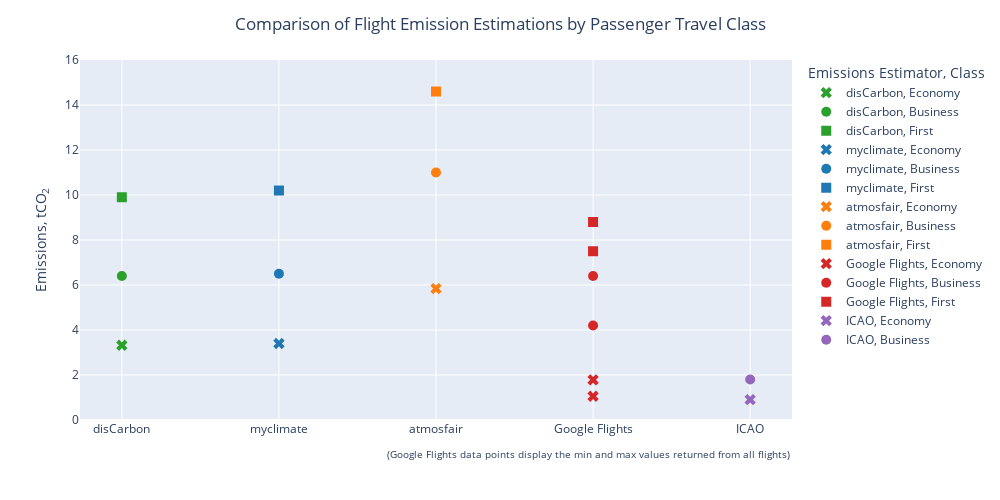

The code cell stored with this chart in its notebook:
### Code cell
fig = px.scatter(emissions_class, x="Emission Offsetter", y="Emission", 
                 color="Emission Offsetter", 
                 color_discrete_sequence=color_sequence,
                 #'green', 'blue', 'red', 'purple', 'orange'],
                 symbol="Passenger Travel Class",
                 symbol_sequence= ['x', 'circle', 'square'])
fig.update_yaxes(range=[0, 16.0])
fig.update_layout(
    title="Comparison of Flight Emission Estimations by Passenger Travel Class",
    title_x=0.5,
    yaxis_title="Emissions, tCO<sub>2</sub>",
    legend_title="Emissions Estimator, Class",
    #showlegend=False,
    height=500, width=1000
)
fig.update_traces(marker_size=10)
fig.for_each_annotation(lambda a: a.update(text=a.text.split("=")[-1]))
# Remove all xaxis_titles
for axis in fig.layout:
    if type(fig.layout[axis]) == go.layout.XAxis:
        fig.layout[axis].title.text = ''
for trace in fig['data']: 
    if(trace['name'] == 'ICAO, First'): trace['showlegend'] = False

note = '(Google Flights data points display the min and max values returned from all flights)'
fig.add_annotation(
    showarrow=False,
    text=note,
    font=dict(size=10), 
    xref='x domain',
    x=1,
    yref='y domain',
    y=-0.12
    )
fig.show()

### Figure 1 — Plotly figure (JSON) as saved in the notebook; plotly's stock layout.template omitted (floating-point values rounded to 4 significant figures)
{"data": [{"hovertemplate": "Emission Offsetter=%{x}<br>Passenger Travel Class=Economy<br>Emission=%{y}<extra></extra>", "legendgroup": "disCarbon, Economy", "marker": {"color": "#2CA02C", "size": 10, "symbol": "x"}, "mode": "markers", "name": "disCarbon, Economy", "orientation": "v", "showlegend": true, "type": "scatter", "x": ["disCarbon"], "xaxis": "x", "y": [3.322], "yaxis": "y"}, {"hovertemplate": "Emission Offsetter=%{x}<br>Passenger Travel Class=Business<br>Emission=%{y}<extra></extra>", "legendgroup": "disCarbon, Business", "marker": {"color": "#2CA02C", "size": 10, "symbol": "circle"}, "mode": "markers", "name": "disCarbon, Business", "orientation": "v", "showlegend": true, "type": "scatter", "x": ["disCarbon"], "xaxis": "x", "y": [6.4], "yaxis": "y"}, {"hovertemplate": "Emission Offsetter=%{x}<br>Passenger Travel Class=First<br>Emission=%{y}<extra></extra>", "legendgroup": "disCarbon, First", "marker": {"color": "#2CA02C", "size": 10, "symbol": "square"}, "mode": "markers", "name": "disCarbon, First", "orientation": "v", "showlegend": true, "type": "scatter", "x": ["disCarbon"], "xaxis": "x", "y": [9.9], "yaxis": "y"}, {"hovertemplate": "Emission Offsetter=%{x}<br>Passenger Travel Class=Economy<br>Emission=%{y}<extra></extra>", "legendgroup": "myclimate, Economy", "marker": {"color": "#1F77B4", "size": 10, "symbol": "x"}, "mode": "markers", "name": "myclimate, Economy", "orientation": "v", "showlegend": true, "type": "scatter", "x": ["myclimate"], "xaxis": "x", "y": [3.4], "yaxis": "y"}, {"hovertemplate": "Emission Offsetter=%{x}<br>Passenger Travel Class=Business<br>Emission=%{y}<extra></extra>", "legendgroup": "myclimate, Business", "marker": {"color": "#1F77B4", "size": 10, "symbol": "circle"}, "mode": "markers", "name": "myclimate, Business", "orientation": "v", "showlegend": true, "type": "scatter", "x": ["myclimate"], "xaxis": "x", "y": [6.5], "yaxis": "y"}, {"hovertemplate": "Emission Offsetter=%{x}<br>Passenger Travel Class=First<br>Emission=%{y}<extra></extra>", "legendgroup": "myclimate, First", "marker": {"color": "#1F77B4", "size": 10, "symbol": "square"}, "mode": "markers", "name": "myclimate, First", "orientation": "v", "showlegend": true, "type": "scatter", "x": ["myclimate"], "xaxis": "x", "y": [10.2], "yaxis": "y"}, {"hovertemplate": "Emission Offsetter=%{x}<br>Passenger Travel Class=Economy<br>Emission=%{y}<extra></extra>", "legendgroup": "atmosfair, Economy", "marker": {"color": "#FF7F0E", "size": 10, "symbol": "x"}, "mode": "markers", "name": "atmosfair, Economy", "orientation": "v", "showlegend": true, "type": "scatter", "x": ["atmosfair"], "xaxis": "x", "y": [5.84], "yaxis": "y"}, {"hovertemplate": "Emission Offsetter=%{x}<br>Passenger Travel Class=Business<br>Emission=%{y}<extra></extra>", "legendgroup": "atmosfair, Business", "marker": {"color": "#FF7F0E", "size": 10, "symbol": "circle"}, "mode": "markers", "name": "atmosfair, Business", "orientation": "v", "showlegend": true, "type": "scatter", "x": ["atmosfair"], "xaxis": "x", "y": [11], "yaxis": "y"}, {"hovertemplate": "Emission Offsetter=%{x}<br>Passenger Travel Class=First<br>Emission=%{y}<extra></extra>", "legendgroup": "atmosfair, First", "marker": {"color": "#FF7F0E", "size": 10, "symbol": "square"}, "mode": "markers", "name": "atmosfair, First", "orientation": "v", "showlegend": true, "type": "scatter", "x": ["atmosfair"], "xaxis": "x", "y": [14.6], "yaxis": "y"}, {"hovertemplate": "Emission Offsetter=%{x}<br>Passenger Travel Class=Economy<br>Emission=%{y}<extra></extra>", "legendgroup": "Google Flights, Economy", "marker": {"color": "#D62728", "size": 10, "symbol": "x"}, "mode": "markers", "name": "Google Flights, Economy", "orientation": "v", "showlegend": true, "type": "scatter", "x": ["Google Flights", "Google Flights"], "xaxis": "x", "y": [1.056, 1.786], "yaxis": "y"}, {"hovertemplate": "Emission Offsetter=%{x}<br>Passenger Travel Class=Business<br>Emission=%{y}<extra></extra>", "legendgroup": "Google Flights, Business", "marker": {"color": "#D62728", "size": 10, "symbol": "circle"}, "mode": "markers", "name": "Google Flights, Business", "orientation": "v", "showlegend": true, "type": "scatter", "x": ["Google Flights", "Google Flights"], "xaxis": "x", "y": [4.2, 6.4], "yaxis": "y"}, {"hovertemplate": "Emission Offsetter=%{x}<br>Passenger Travel Class=First<br>Emission=%{y}<extra></extra>", "legendgroup": "Google Flights, First", "marker": {"color": "#D62728", "size": 10, "symbol": "square"}, "mode": "markers", "name": "Google Flights, First", "orientation": "v", "showlegend": true, "type": "scatter", "x": ["Google Flights", "Google Flights"], "xaxis": "x", "y": [7.5, 8.8], "yaxis": "y"}, {"hovertemplate": "Emission Offsetter=%{x}<br>Passenger Travel Class=Economy<br>Emission=%{y}<extra></extra>", "legendgroup": "ICAO, Economy", "marker": {"color": "#9467BD", "size": 10, "symbol": "x"}, "mode": "markers", "name": "ICAO, Economy", "orientation": "v", "showlegend": true, "type": "scatter", "x": ["ICAO"], "xaxis": "x", "y": [0.907], "yaxis": "y"}, {"hovertemplate": "Emission Offsetter=%{x}<br>Passenger Travel Class=Business<br>Emission=%{y}<extra></extra>", "legendgroup": "ICAO, Business", "marker": {"color": "#9467BD", "size": 10, "symbol": "circle"}, "mode": "markers", "name": "ICAO, Business", "orientation": "v", "showlegend": true, "type": "scatter", "x": ["ICAO"], "xaxis": "x", "y": [1.8], "yaxis": "y"}, {"hovertemplate": "Emission Offsetter=%{x}<br>Passenger Travel Class=First<br>Emission=%{y}<extra></extra>", "legendgroup": "ICAO, First", "marker": {"color": "#9467BD", "size": 10, "symbol": "square"}, "mode": "markers", "name": "ICAO, First", "orientation": "v", "showlegend": false, "type": "scatter", "x": ["ICAO"], "xaxis": "x", "y": [null], "yaxis": "y"}], "layout": {"annotations": [{"font": {"size": 10}, "showarrow": false, "text": "(Google Flights data points display the min and max values returned from all flights)", "x": 1, "xref": "x domain", "y": -0.12, "yref": "y domain"}], "height": 500, "legend": {"title": {"text": "Emissions Estimator, Class"}, "tracegroupgap": 0}, "margin": {"t": 60}, "title": {"text": "Comparison of Flight Emission Estimations by Passenger Travel Class", "x": 0.5}, "width": 1000, "xaxis": {"anchor": "y", "categoryarray": ["disCarbon", "myclimate", "atmosfair", "Google Flights", "ICAO"], "categoryorder": "array", "domain": [0, 1], "title": {"text": ""}}, "yaxis": {"anchor": "x", "domain": [0, 1], "range": [0, 16], "title": {"text": "Emissions, tCO<sub>2</sub>"}}}}
